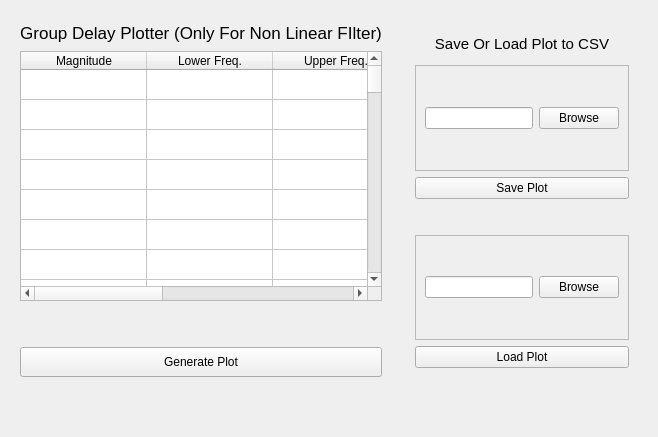
         <widget class="QWidget" name="tab_3">
          <attribute name="title">
           <string>Group Delay Plotter</string>
          </attribute>
          <layout class="QHBoxLayout" name="horizontalLayout_5">
           <item>
            <widget class="QWidget" name="widget_14" native="true">
             <property name="maximumSize">
              <size>
               <width>654</width>
               <height>16777215</height>
              </size>
             </property>
             <layout class="QVBoxLayout" name="verticalLayout_5">
              <item>
               <widget class="QLabel" name="label_17">
                <property name="minimumSize">
                 <size>
                  <width>0</width>
                  <height>25</height>
                 </size>
                </property>
                <property name="maximumSize">
                 <size>
                  <width>16777215</width>
                  <height>25</height>
                 </size>
                </property>
                <property name="font">
                 <font>
                  <pointsize>13</pointsize>
                 </font>
                </property>
                <property name="autoFillBackground">
                 <bool>true</bool>
                </property>
                <property name="text">
                 <string>Group Delay Plotter (Only For Non Linear FIlter)</string>
                </property>
                <property name="alignment">
                 <set>Qt::AlignCenter</set>
                </property>
               </widget>
              </item>
              <item>
               <widget class="QTableWidget" name="tableWidget_2">
                <property name="minimumSize">
                 <size>
                  <width>0</width>
                  <height>250</height>
                 </size>
                </property>
                <property name="maximumSize">
                 <size>
                  <width>4564564</width>
                  <height>16777215</height>
                 </size>
                </property>
                <attribute name="horizontalHeaderCascadingSectionResizes">
                 <bool>false</bool>
                </attribute>
                <attribute name="horizontalHeaderMinimumSectionSize">
                 <number>37</number>
                </attribute>
                <attribute name="horizontalHeaderDefaultSectionSize">
                 <number>126</number>
                </attribute>
                <attribute name="verticalHeaderVisible">
                 <bool>false</bool>
                </attribute>
                <row>
                 <property name="text">
                  <string>New Row</string>
                 </property>
                </row>
                <row>
                 <property name="text">
                  <string>New Row</string>
                 </property>
                </row>
                <row>
                 <property name="text">
                  <string>New Row</string>
                 </property>
                </row>
                <row>
                 <property name="text">
                  <string>New Row</string>
                 </property>
                </row>
                <row>
                 <property name="text">
                  <string>New Row</string>
                 </property>
                </row>
                <row>
                 <property name="text">
                  <string>New Row</string>
                 </property>
                </row>
                <row>
                 <property name="text">
                  <string>New Row</string>
                 </property>
                </row>
                <row>
                 <property name="text">
                  <string>New Row</string>
                 </property>
                </row>
                <row>
                 <property name="text">
                  <string>New Row</string>
                 </property>
                </row>
                <row>
                 <property name="text">
                  <string>New Row</string>
                 </property>
                </row>
                <row>
                 <property name="text">
                  <string>New Row</string>
                 </property>
                </row>
                <row>
                 <property name="text">
                  <string>New Row</string>
                 </property>
                </row>
                <row>
                 <property name="text">
                  <string>New Row</string>
                 </property>
                </row>
                <row>
                 <property name="text">
                  <string>New Row</string>
                 </property>
                </row>
                <row>
                 <property name="text">
                  <string>New Row</string>
                 </property>
                </row>
                <row>
                 <property name="text">
                  <string>New Row</string>
                 </property>
                </row>
                <row>
                 <property name="text">
                  <string>New Row</string>
                 </property>
                </row>
                <row>
                 <property name="text">
                  <string>New Row</string>
                 </property>
                </row>
                <row>
                 <property name="text">
                  <string>New Row</string>
                 </property>
                </row>
                <row>
                 <property name="text">
                  <string>New Row</string>
                 </property>
                </row>
                <row>
                 <property name="text">
                  <string>New Row</string>
                 </property>
                </row>
                <row>
                 <property name="text">
                  <string>New Row</string>
                 </property>
                </row>
                <row>
                 <property name="text">
                  <string>New Row</string>
                 </property>
                </row>
                <row>
                 <property name="text">
                  <string>New Row</string>
                 </property>
                </row>
                <row>
                 <property name="text">
                  <string>New Row</string>
                 </property>
                </row>
                <row>
                 <property name="text">
                  <string>New Row</string>
                 </property>
                </row>
                <row>
                 <property name="text">
                  <string>New Row</string>
                 </property>
                </row>
                <row>
                 <property name="text">
                  <string>New Row</string>
                 </property>
                </row>
                <row>
                 <property name="text">
                  <string>New Row</string>
                 </property>
                </row>
                <row>
                 <property name="text">
                  <string>New Row</string>
                 </property>
                </row>
                <row>
                 <property name="text">
                  <string>New Row</string>
                 </property>
                </row>
                <row>
                 <property name="text">
                  <string>New Row</string>
                 </property>
                </row>
                <row>
                 <property name="text">
                  <string>New Row</string>
                 </property>
                </row>
                <row>
                 <property name="text">
                  <string>New Row</string>
                 </property>
                </row>
                <row>
                 <property name="text">
                  <string>New Row</string>
                 </property>
                </row>
                <row>
                 <property name="text">
                  <string>New Row</string>
                 </property>
                </row>
                <row>
                 <property name="text">
                  <string>New Row</string>
                 </property>
                </row>
                <row>
                 <property name="text">
                  <string>New Row</string>
                 </property>
                </row>
                <row>
                 <property name="text">
                  <string>New Row</string>
                 </property>
                </row>
                <row>
                 <property name="text">
                  <string>New Row</string>
                 </property>
                </row>
                <row>
                 <property name="text">
                  <string>New Row</string>
                 </property>
                </row>
                <row>
                 <property name="text">
                  <string>New Row</string>
                 </property>
                </row>
                <row>
                 <property name="text">
                  <string>New Row</string>
                 </property>
                </row>
                <row>
                 <property name="text">
                  <string>New Row</string>
                 </property>
                </row>
                <row>
                 <property name="text">
                  <string>New Row</string>
                 </property>
                </row>
                <row>
                 <property name="text">
                  <string>New Row</string>
                 </property>
                </row>
                <row>
                 <property name="text">
                  <string>New Row</string>
                 </property>
                </row>
                <row>
                 <property name="text">
                  <string>New Row</string>
                 </property>
                </row>
                <row>
                 <property name="text">
                  <string>New Row</string>
                 </property>
                </row>
                <row>
                 <property name="text">
                  <string>New Row</string>
                 </property>
                </row>
                <row>
                 <property name="text">
                  <string>New Row</string>
                 </property>
                </row>
                <row>
                 <property name="text">
                  <string>New Row</string>
                 </property>
                </row>
                <row>
                 <property name="text">
                  <string>New Row</string>
                 </property>
                </row>
                <row>
                 <property name="text">
                  <string>New Row</string>
                 </property>
                </row>
                <row>
                 <property name="text">
                  <string>New Row</string>
                 </property>
                </row>
                <row>
                 <property name="text">
                  <string>New Row</string>
                 </property>
                </row>
                <row>
                 <property name="text">
                  <string>New Row</string>
                 </property>
                </row>
                <column>
                 <property name="text">
                  <string>Magnitude</string>
                 </property>
                </column>
                <column>
                 <property name="text">
                  <string>Lower Freq.</string>
                 </property>
                </column>
                <column>
                 <property name="text">
                  <string>Upper Freq.</string>
                 </property>
                </column>
                <column>
                 <property name="text">
                  <string>Max Lower Bound Error</string>
                 </property>
                </column>
                <column>
                 <property name="text">
                  <string>Max Upper Bound Error</string>
                 </property>
                </column>
               </widget>
              </item>
              <item>
               <spacer name="verticalSpacer_13">
                <property name="orientation">
                 <enum>Qt::Vertical</enum>
                </property>
                <property name="sizeType">
                 <enum>QSizePolicy::Expanding</enum>
                </property>
                <property name="sizeHint" stdset="0">
                 <size>
                  <width>20</width>
                  <height>40</height>
                 </size>
                </property>
               </spacer>
              </item>
              <item>
               <widget class="QPushButton" name="pushButton_3">
                <property name="minimumSize">
                 <size>
                  <width>0</width>
                  <height>30</height>
                 </size>
                </property>
                <property name="maximumSize">
                 <size>
                  <width>456464</width>
                  <height>16777215</height>
                 </size>
                </property>
                <property name="cursor">
                 <cursorShape>PointingHandCursor</cursorShape>
                </property>
                <property name="text">
                 <string>Generate Plot</string>
                </property>
               </widget>
              </item>
              <item>
               <spacer name="verticalSpacer_14">
                <property name="orientation">
                 <enum>Qt::Vertical</enum>
                </property>
                <property name="sizeHint" stdset="0">
                 <size>
                  <width>20</width>
                  <height>40</height>
                 </size>
                </property>
               </spacer>
              </item>
             </layout>
            </widget>
           </item>
           <item>
            <widget class="QWidget" name="widget_3" native="true">
             <property name="maximumSize">
              <size>
               <width>300</width>
               <height>16777215</height>
              </size>
             </property>
             <layout class="QVBoxLayout" name="verticalLayout_16">
              <item>
               <widget class="QWidget" name="widget_29" native="true">
                <layout class="QVBoxLayout" name="verticalLayout_31">
                 <item>
                  <widget class="QLabel" name="label_35">
                   <property name="minimumSize">
                    <size>
                     <width>0</width>
                     <height>10</height>
                    </size>
                   </property>
                   <property name="maximumSize">
                    <size>
                     <width>16777215</width>
                     <height>30</height>
                    </size>
                   </property>
                   <property name="font">
                    <font>
                     <pointsize>11</pointsize>
                    </font>
                   </property>
                   <property name="text">
                    <string>Save Or Load Plot to CSV</string>
                   </property>
                   <property name="alignment">
                    <set>Qt::AlignCenter</set>
                   </property>
                  </widget>
                 </item>
                 <item>
                  <widget class="QFrame" name="frame_30">
                   <property name="frameShape">
                    <enum>QFrame::StyledPanel</enum>
                   </property>
                   <property name="frameShadow">
                    <enum>QFrame::Raised</enum>
                   </property>
                   <layout class="QHBoxLayout" name="horizontalLayout_24">
                    <item>
                     <widget class="QLineEdit" name="lineEdit_3">
                      <property name="whatsThis">
                       <string extracomment="Enter File name here"/>
                      </property>
                     </widget>
                    </item>
                    <item>
                     <widget class="QPushButton" name="pushButton_24">
                      <property name="text">
                       <string>Browse</string>
                      </property>
                     </widget>
                    </item>
                   </layout>
                  </widget>
                 </item>
                 <item>
                  <widget class="QPushButton" name="pushButton_25">
                   <property name="text">
                    <string>Save Plot</string>
                   </property>
                  </widget>
                 </item>
                 <item>
                  <spacer name="verticalSpacer_17">
                   <property name="orientation">
                    <enum>Qt::Vertical</enum>
                   </property>
                   <property name="sizeType">
                    <enum>QSizePolicy::Fixed</enum>
                   </property>
                   <property name="sizeHint" stdset="0">
                    <size>
                     <width>20</width>
                     <height>30</height>
                    </size>
                   </property>
                  </spacer>
                 </item>
                 <item>
                  <widget class="QFrame" name="frame_31">
                   <property name="frameShape">
                    <enum>QFrame::StyledPanel</enum>
                   </property>
                   <property name="frameShadow">
                    <enum>QFrame::Raised</enum>
                   </property>
                   <layout class="QHBoxLayout" name="horizontalLayout_25">
                    <item>
                     <widget class="QLineEdit" name="lineEdit_4">
                      <property name="whatsThis">
                       <string extracomment="Enter File name here"/>
                      </property>
                     </widget>
                    </item>
                    <item>
                     <widget class="QPushButton" name="pushButton_26">
                      <property name="text">
                       <string>Browse</string>
                      </property>
                     </widget>
                    </item>
                   </layout>
                  </widget>
                 </item>
                 <item>
                  <widget class="QPushButton" name="pushButton_27">
                   <property name="text">
                    <string>Load Plot</string>
                   </property>
                  </widget>
                 </item>
                 <item>
                  <spacer name="verticalSpacer_12">
                   <property name="orientation">
                    <enum>Qt::Vertical</enum>
                   </property>
                   <property name="sizeType">
                    <enum>QSizePolicy::Minimum</enum>
                   </property>
                   <property name="sizeHint" stdset="0">
                    <size>
                     <width>20</width>
                     <height>40</height>
                    </size>
                   </property>
                  </spacer>
                 </item>
                </layout>
               </widget>
              </item>
             </layout>
            </widget>
           </item>
          </layout>
         </widget>
